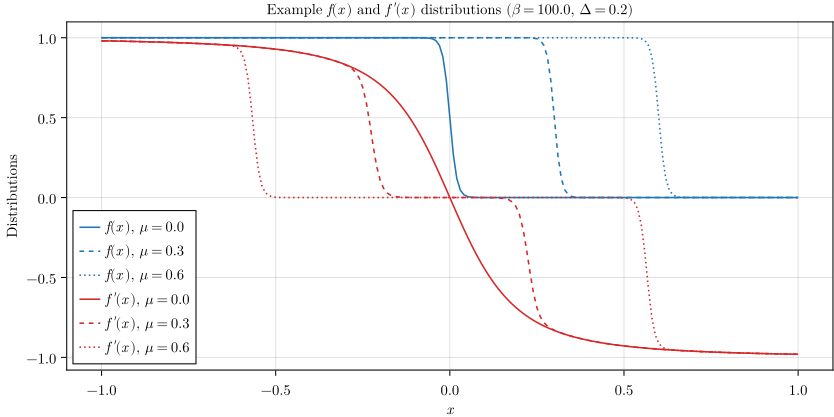

The script that saved this image:
using CairoMakie

CairoMakie.activate!()
MT = Makie.MathTeXEngine
MT_DIR = dirname(pathof(MT)) * "/../assets/fonts/NewComputerModern"
set_theme!(fonts = (
	regular = MT_DIR * "/NewCM10-Regular.otf",
	bold = MT_DIR * "/NewCM10-Bold.otf"
))

LAB_ROOT = @__DIR__
include(LAB_ROOT * "/../../setup/graphic-setup.jl")

F = Figure(size=(800,400), figure_padding=1)
ax = Axis(F[1,1])
ax.xlabel = L"$x$"
ax.ylabel = "Distributions"
ax.title = L"Example $f(x\,)$ and $f\,'(x\,)$ distributions ($\beta=100.0$, $\Delta=0.2$)"
β = 100.0
Δ = 0.2
f(x,μ) = 1/( exp(β*(x-μ))+1 )
E(x) = sqrt(x^2+Δ^2)
g(x,μ) = -x/E(x) * (f(-E(x),μ)-f(E(x),μ))

ls = [:solid,:dash,:dot]
xx = [x for x in -1.0:0.01:1.0]

μμ = [0.0,0.3,0.6]
for (j,μ) in enumerate(μμ)
	ff = f.(xx,μ)
	lines!(ax,xx,ff,color=tabblue,linestyle=ls[j],label=L"$f(x\,)$, $\mu=%$(μ)$")
end

for (j,μ) in enumerate(μμ)
	gg = g.(xx,μ)
	lines!(ax,xx,gg,color=tabred,linestyle=ls[j],label=L"$f\,'(x\,)$, $\mu=%$(μ)$")
end

axislegend(ax,position=:lb)
FilePathOut = "pseudo-dirac.pdf"
save(FilePathOut,F)
